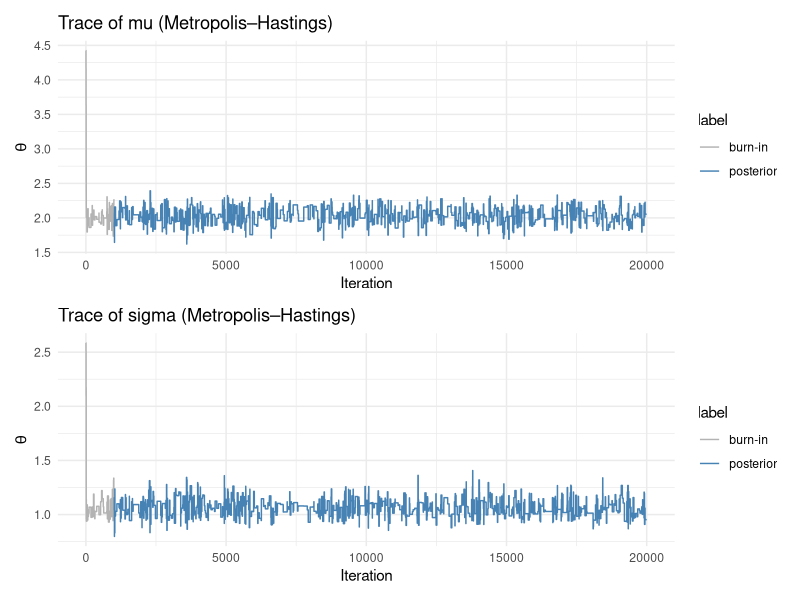
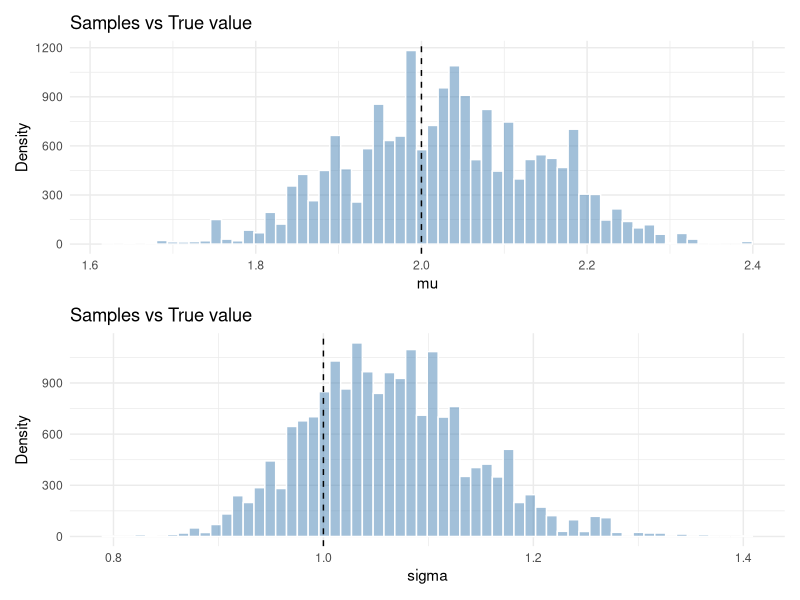

The R script that drew these images, in order:
## ---- chunk 1
#| code-fold: true
#| code-summary: "Generate data"

set.seed(42) # set seed for reproducibility
n <- 100 # number of samples

mu_true <- 2.0
sigma_true <- 1.0

y <- rnorm(n, mu_true, sigma_true)
## ---- chunk 2
#| code-fold: true
#| code-summary: "Functions to compute likelihood and prior"

# Note that here we are computing the log likelihood
# Generally speaking, it is often better to compute in log scale (to avoid small probabilities) and that is what we are doing here
likelihood  <- function(y, mu_est, sigma_est) {
  sum(dnorm(y, mean = mu_est, sd = sigma_est, log=TRUE), na.rm=TRUE)
}

# Note that here we are computing the log probability
p_prior <- function(mu, sigma, min=0, max=5) {
  dunif(mu, min=min, max=max, log=TRUE) + dunif(sigma, min=min, max=max, log=TRUE)
}
## ---- chunk 3
#| code-fold: true
#| code-summary: "Code for MH Random Walk algorithm"
library(tidyverse)
library(patchwork)

# ------ Function to decide whether the proposal should be accepted --------- 
accept_proposal <- function(
    data,
    curr_mu, proposed_mu,
    curr_sigma, proposed_sigma,
    likelihood, p_prior){
  
  # compute (log of) acceptance ratio
  acceptance_ratio <- likelihood(data, proposed_mu, proposed_sigma) + p_prior(proposed_mu, proposed_sigma) - 
    (likelihood(data, curr_mu, curr_sigma) + p_prior(curr_mu, curr_sigma))
  
  accept_threshold <- runif(1, min = 0, max = 1)
  
  exp(acceptance_ratio) > accept_threshold
}

# ------ Implement MH Random Walk algorithm --------- 
random_walk_mh <- function(y, 
                           iter=20000, burn_in = 1000, prop_sd = 0.6){
  T_iter   <- iter
  burn_in  <- burn_in
  # standard deviations of the normal distribution to propose new data
  prop_sd  <- prop_sd 
  
  mu_est <- numeric(T_iter)
  sigma_est <- numeric(T_iter)
  
  # sample the first value for mu and sigma
  mu_est[1] <- runif(1, min = 0, max = 5)
  sigma_est[1] <- runif(1, min = 0, max = 5)
  
  
  for (t in 2:T_iter) {
    # sample new value for mu, sigma
    curr_mu <- mu_est[t-1]
    proposed_mu <- rnorm(1, mean = curr_mu, sd = prop_sd)
    
    curr_sigma <- sigma_est[t-1]
    proposed_sigma <- rnorm(1, mean = curr_sigma, sd = prop_sd)
    
    if(accept_proposal(
      y, curr_mu, proposed_mu,
      curr_sigma, proposed_sigma,
      likelihood, p_prior
    )){
      mu_est[t] <- proposed_mu
      sigma_est[t] <- proposed_sigma
    }else{
      mu_est[t] <- curr_mu
      sigma_est[t] <- curr_sigma
    }
  }
  
  data.frame(
    mu_posterior = mu_est,
    sigma_posterior = sigma_est
  ) %>% mutate(
    iter = 1:n(),
    label = if_else(iter <= burn_in, "burn-in", "posterior")
  )
}

mcmc_out <- suppressWarnings(random_walk_mh(y))
## ---- chunk 4
#| code-fold: true
#| code-summary: "Code for visualizing MCMC output"

# -------- Traceplot ---------- 
mu_traceplot <- ggplot(mcmc_out, aes(x = iter, y = mu_posterior, color = label)) +
  geom_line() +
  scale_color_manual(values = c("grey70", "steelblue"),
                     labels = c("burn-in", "posterior")) +
  labs(title = "Trace of mu (Metropolis–Hastings)",
       x = "Iteration", y = expression(theta)) +
  theme_minimal()

sigma_traceplot <- ggplot(mcmc_out, aes(x = iter, y = sigma_posterior, color = label)) +
  geom_line() +
  scale_color_manual(values = c("grey70", "steelblue"),
                     labels = c("burn-in", "posterior")) +
  labs(title = "Trace of sigma (Metropolis–Hastings)",
       x = "Iteration", y = expression(theta)) +
  theme_minimal()

mu_traceplot / sigma_traceplot

# -------- Histogram ----------
mu_samples <- mcmc_out %>% 
  filter(label == "posterior") %>% 
  ggplot() +
  geom_histogram(aes(x = mu_posterior), bins=60,
                 fill = "steelblue", alpha = 0.5, color = "white") +
  geom_vline(xintercept = mu_true, linetype = "dashed") +
  labs(title = "Samples vs True value",
       x = "mu", y = "Density") +
  theme_minimal()

sigma_samples <- mcmc_out %>% 
  filter(label == "posterior") %>% 
  ggplot() +
  geom_histogram(aes(x = sigma_posterior), bins=60,
                 fill = "steelblue", alpha = 0.5, color = "white") +
  geom_vline(xintercept = sigma_true, linetype = "dashed") +
  labs(title = "Samples vs True value",
       x = "sigma", y = "Density") +
  theme_minimal()

mu_samples / sigma_samples

# ------ Compare estimated paramters from posterior with true parameters -------
mcmc_mu <- mcmc_out %>% filter(label == "posterior") %>% pull(mu_posterior)
mcmc_sigma <- mcmc_out %>% filter(label == "posterior") %>% pull(sigma_posterior)

cat(sprintf("MH mu ≈ %.3f  |  Actual mu = %.3f\n", median(mcmc_mu), mu_true))
cat(sprintf("MH sigma ≈ %.3f  |  Actual sigma   = %.3f\n", median(mcmc_sigma), sigma_true))
